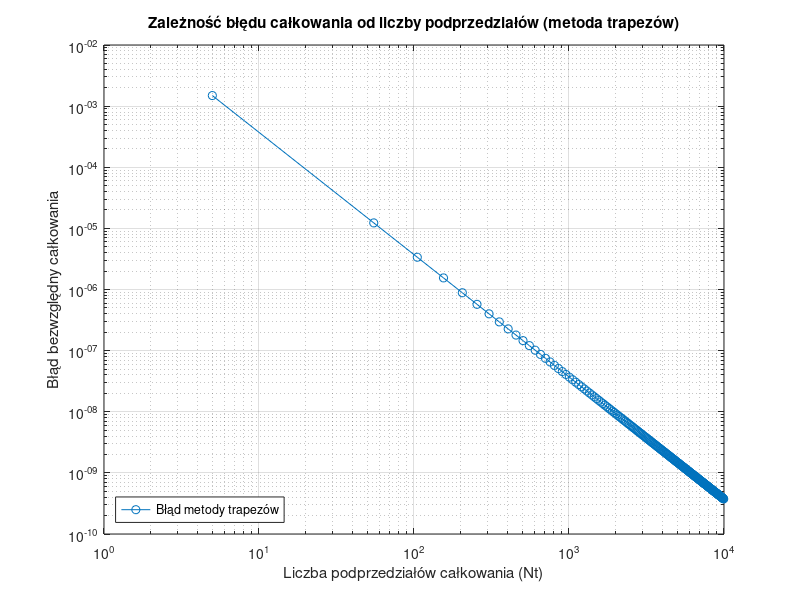

The MATLAB source for this figure:
function [ft_5, integral_1000, Nt, integration_error] = trapezoidal_rule_accuracy_evaluation()
    % Funkcja służy do numerycznego obliczania całki oznaczonej metodą trapezów
    % z funkcji gęstości prawdopodobieństwa awarii urządzenia elektronicznego.
    % Jej celem jest porównanie dokładności obliczeń
    % w zależności od liczby zastosowanych podprzedziałów całkowania.
    %
    % ft_5 – wartość funkcji gęstości prawdopodobieństwa obliczona dla t = 5.
    %
    % integral_1000 – przybliżona wartość całki oznaczonej na przedziale [0, 5]
    %   wyznaczona metodą trapezów dla liczby podprzedziałów wynoszącej 1000.
    %
    % integration_error – wektor zawierający błędy bezwzględne numerycznego
    %   wyznaczenia wartości całki oznaczonej. Wartość integration_error(1,i)
    %   oznacza błąd obliczenia całki dla Nt(1,i) podprzedziałów:
    %   integration_error(1, i) = abs(integral_approximation - reference_value),
    %   gdzie reference_value to wzorcowa wartość całki.
    %
    % Nt – wektor wierszowy zawierający liczby podprzedziałów całkowania,
    %   dla których wyznaczane są przybliżenia całki i obliczany jest błąd.

    reference_value = 0.0473612919396179; % wartość wzorcowa całki

    ft_5 = failure_density_function(5); % Obliczenie wartości funkcji dla t=5
    
    N_for_integral_1000 = 1000; % liczba podprzedziałów całkowania
    x_points_for_integral_1000 = linspace(0, 5, N_for_integral_1000 + 1); % punkty dla N=1000
    integral_1000 = trapezoidal_rule(x_points_for_integral_1000); % Wyznaczenie całki dla N=1000

    Nt = 5:50:10^4; % Wektor liczb podprzedziałów całkowania
    num_evaluations = length(Nt);
    integration_error = zeros(1, num_evaluations); % Prealokacja wektora błędów

    % Definicja przedziału całkowania [a, b]
    integration_domain_a = 0;
    integration_domain_b = 5;

    % Pętla do obliczania całki i błędu dla różnych liczb podprzedziałów
    for i = 1:num_evaluations
        current_N_subintervals = Nt(i); % Aktualna liczba podprzedziałów
        
        % Punkty dla aktualnej liczby podprzedziałów
        current_x_points = linspace(integration_domain_a, integration_domain_b, current_N_subintervals + 1);
        
        % Obliczenie przybliżonej wartości całki metodą trapezów
        integral_approximation_current = trapezoidal_rule(current_x_points);
        
        % Obliczenie błędu bezwzględnego
        integration_error(i) = abs(integral_approximation_current - reference_value);
    end

    % Generowanie wykresu zależności błędu całkowania od liczby podprzedziałów
    figure; % Utworzenie nowego okna wykresu
    loglog(Nt, integration_error, '-o'); % Wykres w skali log-log z markerami
    xlabel('Liczba podprzedziałów całkowania (Nt)');
    ylabel('Błąd bezwzględny całkowania');
    title('Zależność błędu całkowania od liczby podprzedziałów (metoda trapezów)');
    grid on; % Włączenie siatki
    legend('Błąd metody trapezów', 'Location', 'southwest');

    % Zapisanie wykresu do pliku
    saveas(gcf, 'zadanie2.png');

end


function integral_approximation = trapezoidal_rule(x)
    % Oblicza przybliżoną wartość całki oznaczonej z funkcji gęstości
    % prawdopodobieństwa (failure_density_function) przy użyciu
    % metody trapezów.
    %
    % x – wektor rosnących wartości określających końce podprzedziałów całkowania.
    %     Dla n-elementowego wektora x zdefiniowanych jest n−1 podprzedziałów
    %     całkowania: [x(1), x(2)], [x(2), x(3)], ..., [x(n−1), x(n)].
    %
    % integral_approximation – przybliżona wartość całki oznaczonej

    num_intervals = length(x) - 1; % Liczba podprzedziałów (k)
    
    if num_intervals < 1
        integral_approximation = 0; % Jeśli brak przedziałów, całka = 0
        return;
    end
    
    a = x(1); % Początek przedziału całkowania
    b = x(end); % Koniec przedziału całkowania
    
    % Szerokość każdego podprzedziału (Δx), stała dla x wygenerowanego przez linspace
    delta_x = (b - a) / num_intervals;
    
    % Wartości funkcji f(x_i) na wszystkich punktach siatki
    fx_values = failure_density_function(x);
    
    % Złożona reguła trapezów:
    current_sum = fx_values(1) + fx_values(end); % f(x_0) + f(x_k)
    
    if num_intervals > 1 % Jeśli istnieją punkty wewnętrzne x_1, ..., x_{k-1}
        % Suma wartości funkcji w punktach wewnętrznych (x(2) do x(end-1))
        current_sum = current_sum + 2 * sum(fx_values(2:end-1));
    end
    
    integral_approximation = (delta_x / 2) * current_sum;
end

function ft = failure_density_function(t)
    % Zwraca wartości funkcji gęstości prawdopodobieństwa wystąpienia awarii
    % urządzenia elektronicznego dla zadanych wartości czasu t.
    %
    % t – wektor wartości czasu (wyrażonych w latach), dla których obliczane
    %   są wartości funkcji gęstości prawdopodobieństwa.
    %
    % ft – wektor zawierający wartości funkcji gęstości prawdopodobieństwa
    %      odpowiadające kolejnym elementom wektora t.

    mu = 10;    % Średnia wartość
    sigma = 3;  % Odchylenie standardowe
    
    % Obliczenie wartości funkcji gęstości prawdopodobieństwa
    % Użycie operacji element-wise (np. .^, .*, ./, -) dla wektora t
    coefficient = 1 / (sigma * sqrt(2 * pi));
    exponent_numerator = -(t - mu).^2;
    exponent_denominator = 2 * sigma^2;
    exponent = exponent_numerator / exponent_denominator; % Dzielenie przez skalar, lub element-wise jeśli t jest wektorem
    
    ft = coefficient * exp(exponent); % Funkcja exp() działa element-wise
end